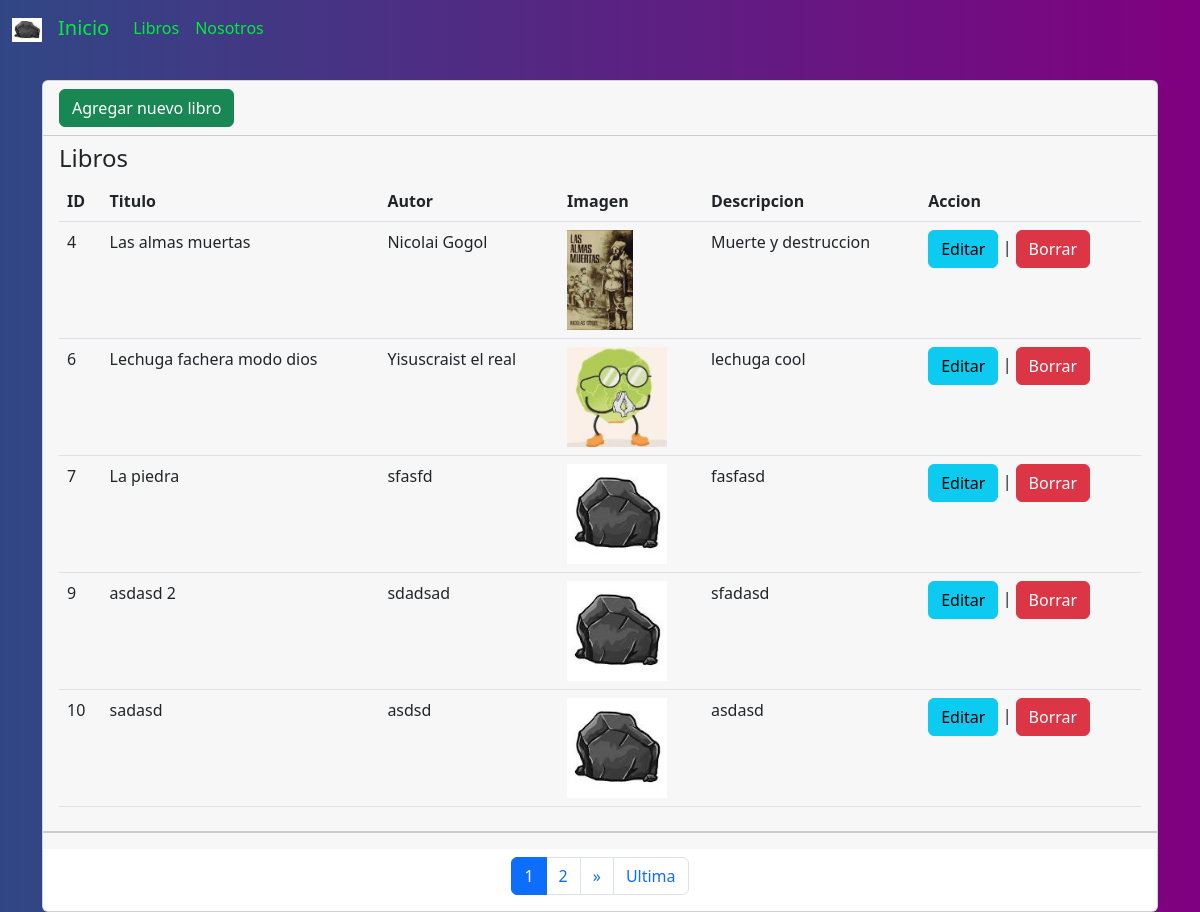
Page /libros on the committed database.
### libreria/models.py (models this page shows, shortened)
class Libro(models.Model):
    id = models.AutoField(primary_key=True)
    titulo = models.CharField(max_length=100, verbose_name='Titulo')
    imagen = models.ImageField(upload_to='imagenes/', verbose_name='imagen', null=True)
    descripcion = models.TextField(verbose_name='Descripcion', null=True)
    autor = models.CharField(max_length=100, verbose_name='autor', null=True)

### libreria/views.py (the view)
# urls.py: path('libros', views.libros, name='libros'),
def libros(request):
    libro = Libro.objects.all()
    paginator = Paginator(Libro.objects.all(), 5)
    pagina = request.GET.get("page", 1)
    posts = paginator.get_page(pagina)
    current_page = int(pagina)
    paginas = range(1, posts.paginator.num_pages + 1)
    return render(request, 'paginas/libros/index.html', {'posts': posts, 'paginas': paginas, 'current_page': current_page})

### libreria/templates/paginas/libros/index.html (shortened to what this page needs)
{% extends "base.html" %}
{% block contenido %}
<div class="card">
    <div class="card-header">
        <a name="" id="" class="btn btn-success" href="{% url 'crear' %}" role="button">Agregar nuevo libro</a>
    </div>
    <div class="card-header card-dark">
        <h4 class="card-title">Libros</h4>
        <table class="table table-hover" >
            <thead>
                <tr>
                    <th scope="col">ID</th>
                    <th scope="col">Titulo</th>
                    <th scope="col">Autor</th>
                    <th scope="col">Imagen</th>
                    <th scope="col">Descripcion</th>
                    <th scope="col">Accion</th>
                </tr>
            </thead>
            <tbody>
                {% for libro in posts %}
                <tr class="">
                    <td>{{ libro.id }}</td>
                    <td>{{ libro.titulo }}</td>
                    <td>{{ libro.autor }}</td>
                    <td>
                    <img src="{{ libro.imagen.url }}" height="100"/>
                    </td>
                    <td>{{ libro.descripcion }}</td>
                    <td>
                        <a name="" id="" class="btn btn-info" href="{% url 'editar' libro.id %}" role="button">Editar</a>
                        |
                        <a name="" id="" class="btn btn-danger" href="{% url 'eliminar' libro.id %}" role="button">Borrar</a>
                    </td>
                </tr>
                {% endfor %}
            </tbody>
        </table>
    </div>
    <div class="card-footer text-muted">
    </div>
    <div class="row mt-2">
        <nav>
            <ul class="pagination justify-content-center">
                {% for pagina in paginas %}
                    <li class="page-item{% if current_page == pagina %} active{% endif %}">
                        <a class="page-link" href="?page={{ pagina }}">{{ pagina }}</a>
                    </li>
                {% endfor %}
                {% if posts.has_next %}
                    <li class="page-item">
                        <a class="page-link" href="?page={{ posts.next_page_number }}">&raquo;</a>
                    </li>
                    <li class="page-item">
                        <a class="page-link" href="?page={{ posts.paginator.num_pages }}">Ultima</a>
                    </li>
                {% endif %}
            </ul>
        </nav>
    </div>
</div>
{% endblock contenido %}

### libreria/templates/base.html (shortened to what this page needs)
{% load static %}
<!doctype html>
<html lang="en">
<head>
  <link href="https://cdn.jsdelivr.net/npm/bootstrap@5.2.1/dist/css/bootstrap.min.css" rel="stylesheet"
>
</head>
<body>
  <nav class="navbar navbar-expand-lg bg-body-tertiary">
    <div class="container-fluid">
      <a class="navbar-brand" href="#">
        <img src="{% static 'css/piedra.png' %}" width="30" height="24">
      </a>
      <a class="navbar-brand" href="{% url 'inicio' %}">Inicio</a>
      <div class="collapse navbar-collapse" id="navbarNav">
        <ul class="navbar-nav">
          <li class="nav-item">
            <a class="nav-link" aria-current="page" href="{% url 'libros' %}">Libros</a>
          </li>
          <li class="nav-item">
            <a class="nav-link" href="{% url 'nosotros' %}">Nosotros</a>
          </li>
        </ul>
      </div>
    </div>
  </nav>
  <div class="container">
    <div class="row">
        <div class="col-12">
          <br/>
            {% block contenido %} {% endblock %}
        </div>
    </div>
  </div>
  <link href="{% static 'css/styles.css' %}" rel="stylesheet">
</body>
</html>

### static/css/styles.css (style rules this page uses)
body { background: #000000; background: -webkit-linear-gradient(to right,#314785 , #800080); background: linear-gradient(to right, #314785, #800080); }
a.navbar-brand { color: #01ee38 ; }
a.nav-link { color: #01ee38 ; }

### rows in the picture
Libro: id "4", titulo "Las almas muertas", autor "Nicolai Gogol", imagen (picture), descripcion "Muerte y destruccion"
Libro: id "6", titulo "Lechuga fachera modo dios", autor "Yisuscraist el real", imagen (picture), descripcion "lechuga cool"
Libro: id "7", titulo "La piedra", autor "sfasfd", imagen (picture), descripcion "fasfasd"
Libro: id "9", titulo "asdasd 2", autor "sdadsad", imagen (picture), descripcion "sfadasd"
Libro: id "10", titulo "sadasd", autor "asdsd", imagen (picture), descripcion "asdasd"

### other values in the picture
{{ pagina }} "1" "2"
